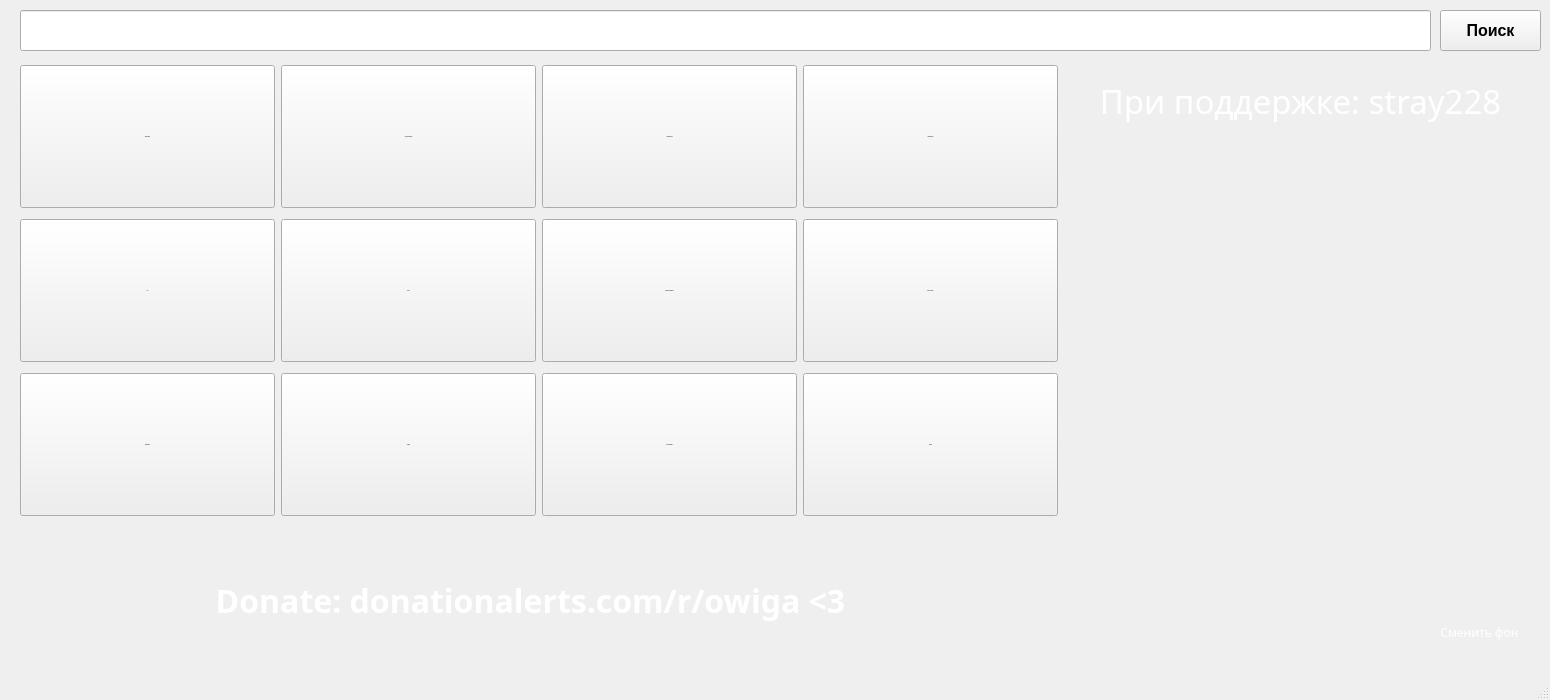
<?xml version="1.0" encoding="UTF-8"?>
<ui version="4.0">
 <class>MainWindow</class>
 <widget class="QMainWindow" name="MainWindow">
  <property name="geometry">
   <rect>
    <x>0</x>
    <y>0</y>
    <width>1550</width>
    <height>700</height>
   </rect>
  </property>
  <property name="minimumSize">
   <size>
    <width>1550</width>
    <height>700</height>
   </size>
  </property>
  <property name="windowTitle">
   <string>MainWindow</string>
  </property>
  <property name="styleSheet">
   <string notr="true">color: black;
</string>
  </property>
  <property name="animated">
   <bool>true</bool>
  </property>
  <widget class="QWidget" name="centralwidget">
   <widget class="QLineEdit" name="Search">
    <property name="geometry">
     <rect>
      <x>20</x>
      <y>10</y>
      <width>1411</width>
      <height>41</height>
     </rect>
    </property>
    <property name="font">
     <font>
      <family>Arial</family>
      <pointsize>15</pointsize>
     </font>
    </property>
   </widget>
   <widget class="QWidget" name="gridLayoutWidget">
    <property name="geometry">
     <rect>
      <x>20</x>
      <y>60</y>
      <width>1040</width>
      <height>461</height>
     </rect>
    </property>
    <layout class="QGridLayout" name="Layout">
     <property name="sizeConstraint">
      <enum>QLayout::SetDefaultConstraint</enum>
     </property>
     <item row="1" column="1">
      <widget class="QPushButton" name="Mars">
       <property name="enabled">
        <bool>true</bool>
       </property>
       <property name="sizePolicy">
        <sizepolicy hsizetype="Fixed" vsizetype="Fixed">
         <horstretch>255</horstretch>
         <verstretch>146</verstretch>
        </sizepolicy>
       </property>
       <property name="minimumSize">
        <size>
         <width>255</width>
         <height>143</height>
        </size>
       </property>
       <property name="font">
        <font>
         <pointsize>1</pointsize>
        </font>
       </property>
       <property name="cursor">
        <cursorShape>PointingHandCursor</cursorShape>
       </property>
       <property name="layoutDirection">
        <enum>Qt::LeftToRight</enum>
       </property>
       <property name="text">
        <string>Mars</string>
       </property>
       <attribute name="buttonGroup">
        <string notr="true">buttonGroup</string>
       </attribute>
      </widget>
     </item>
     <item row="1" column="3">
      <widget class="QPushButton" name="LegionCommander">
       <property name="enabled">
        <bool>true</bool>
       </property>
       <property name="sizePolicy">
        <sizepolicy hsizetype="Fixed" vsizetype="Fixed">
         <horstretch>255</horstretch>
         <verstretch>146</verstretch>
        </sizepolicy>
       </property>
       <property name="minimumSize">
        <size>
         <width>255</width>
         <height>143</height>
        </size>
       </property>
       <property name="font">
        <font>
         <pointsize>1</pointsize>
        </font>
       </property>
       <property name="cursor">
        <cursorShape>PointingHandCursor</cursorShape>
       </property>
       <property name="layoutDirection">
        <enum>Qt::LeftToRight</enum>
       </property>
       <property name="text">
        <string>LegionCommander</string>
       </property>
       <attribute name="buttonGroup">
        <string notr="true">buttonGroup</string>
       </attribute>
      </widget>
     </item>
     <item row="2" column="4">
      <widget class="QPushButton" name="Techies">
       <property name="enabled">
        <bool>true</bool>
       </property>
       <property name="sizePolicy">
        <sizepolicy hsizetype="Fixed" vsizetype="Fixed">
         <horstretch>255</horstretch>
         <verstretch>146</verstretch>
        </sizepolicy>
       </property>
       <property name="minimumSize">
        <size>
         <width>255</width>
         <height>143</height>
        </size>
       </property>
       <property name="font">
        <font>
         <pointsize>1</pointsize>
        </font>
       </property>
       <property name="cursor">
        <cursorShape>PointingHandCursor</cursorShape>
       </property>
       <property name="layoutDirection">
        <enum>Qt::LeftToRight</enum>
       </property>
       <property name="text">
        <string>Techies</string>
       </property>
       <attribute name="buttonGroup">
        <string notr="true">buttonGroup</string>
       </attribute>
      </widget>
     </item>
     <item row="0" column="4">
      <widget class="QPushButton" name="SpiritBreaker">
       <property name="sizePolicy">
        <sizepolicy hsizetype="Fixed" vsizetype="Fixed">
         <horstretch>255</horstretch>
         <verstretch>146</verstretch>
        </sizepolicy>
       </property>
       <property name="minimumSize">
        <size>
         <width>255</width>
         <height>143</height>
        </size>
       </property>
       <property name="font">
        <font>
         <pointsize>1</pointsize>
        </font>
       </property>
       <property name="cursor">
        <cursorShape>PointingHandCursor</cursorShape>
       </property>
       <property name="layoutDirection">
        <enum>Qt::LeftToRight</enum>
       </property>
       <property name="text">
        <string>SpiritBreaker</string>
       </property>
       <attribute name="buttonGroup">
        <string notr="true">buttonGroup</string>
       </attribute>
      </widget>
     </item>
     <item row="2" column="1">
      <widget class="QPushButton" name="Slardar">
       <property name="enabled">
        <bool>true</bool>
       </property>
       <property name="sizePolicy">
        <sizepolicy hsizetype="Fixed" vsizetype="Fixed">
         <horstretch>255</horstretch>
         <verstretch>146</verstretch>
        </sizepolicy>
       </property>
       <property name="minimumSize">
        <size>
         <width>255</width>
         <height>143</height>
        </size>
       </property>
       <property name="font">
        <font>
         <pointsize>1</pointsize>
        </font>
       </property>
       <property name="cursor">
        <cursorShape>PointingHandCursor</cursorShape>
       </property>
       <property name="layoutDirection">
        <enum>Qt::LeftToRight</enum>
       </property>
       <property name="text">
        <string>Slardar</string>
       </property>
       <attribute name="buttonGroup">
        <string notr="true">buttonGroup</string>
       </attribute>
      </widget>
     </item>
     <item row="2" column="3">
      <widget class="QPushButton" name="SkywrathMage">
       <property name="enabled">
        <bool>true</bool>
       </property>
       <property name="sizePolicy">
        <sizepolicy hsizetype="Fixed" vsizetype="Fixed">
         <horstretch>255</horstretch>
         <verstretch>146</verstretch>
        </sizepolicy>
       </property>
       <property name="minimumSize">
        <size>
         <width>255</width>
         <height>143</height>
        </size>
       </property>
       <property name="font">
        <font>
         <pointsize>1</pointsize>
        </font>
       </property>
       <property name="cursor">
        <cursorShape>PointingHandCursor</cursorShape>
       </property>
       <property name="layoutDirection">
        <enum>Qt::LeftToRight</enum>
       </property>
       <property name="text">
        <string>SkywrathMage</string>
       </property>
       <attribute name="buttonGroup">
        <string notr="true">buttonGroup</string>
       </attribute>
      </widget>
     </item>
     <item row="0" column="0">
      <widget class="QPushButton" name="DarkWillow">
       <property name="enabled">
        <bool>true</bool>
       </property>
       <property name="sizePolicy">
        <sizepolicy hsizetype="Fixed" vsizetype="Fixed">
         <horstretch>255</horstretch>
         <verstretch>146</verstretch>
        </sizepolicy>
       </property>
       <property name="minimumSize">
        <size>
         <width>255</width>
         <height>143</height>
        </size>
       </property>
       <property name="font">
        <font>
         <pointsize>1</pointsize>
        </font>
       </property>
       <property name="cursor">
        <cursorShape>PointingHandCursor</cursorShape>
       </property>
       <property name="layoutDirection">
        <enum>Qt::LeftToRight</enum>
       </property>
       <property name="text">
        <string>DarkWillow</string>
       </property>
       <attribute name="buttonGroup">
        <string notr="true">buttonGroup</string>
       </attribute>
      </widget>
     </item>
     <item row="1" column="4">
      <widget class="QPushButton" name="BountyHunter">
       <property name="enabled">
        <bool>true</bool>
       </property>
       <property name="sizePolicy">
        <sizepolicy hsizetype="Fixed" vsizetype="Fixed">
         <horstretch>255</horstretch>
         <verstretch>146</verstretch>
        </sizepolicy>
       </property>
       <property name="minimumSize">
        <size>
         <width>255</width>
         <height>143</height>
        </size>
       </property>
       <property name="font">
        <font>
         <pointsize>1</pointsize>
        </font>
       </property>
       <property name="cursor">
        <cursorShape>PointingHandCursor</cursorShape>
       </property>
       <property name="layoutDirection">
        <enum>Qt::LeftToRight</enum>
       </property>
       <property name="text">
        <string>BountyHunter</string>
       </property>
       <attribute name="buttonGroup">
        <string notr="true">buttonGroup</string>
       </attribute>
      </widget>
     </item>
     <item row="0" column="3">
      <widget class="QPushButton" name="VengefulSpirit">
       <property name="sizePolicy">
        <sizepolicy hsizetype="Fixed" vsizetype="Fixed">
         <horstretch>255</horstretch>
         <verstretch>146</verstretch>
        </sizepolicy>
       </property>
       <property name="minimumSize">
        <size>
         <width>255</width>
         <height>143</height>
        </size>
       </property>
       <property name="font">
        <font>
         <pointsize>1</pointsize>
         <kerning>true</kerning>
        </font>
       </property>
       <property name="cursor">
        <cursorShape>PointingHandCursor</cursorShape>
       </property>
       <property name="layoutDirection">
        <enum>Qt::LeftToRight</enum>
       </property>
       <property name="text">
        <string>VengefulSpirit</string>
       </property>
       <attribute name="buttonGroup">
        <string notr="true">buttonGroup</string>
       </attribute>
      </widget>
     </item>
     <item row="2" column="0">
      <widget class="QPushButton" name="Bristleback">
       <property name="enabled">
        <bool>true</bool>
       </property>
       <property name="sizePolicy">
        <sizepolicy hsizetype="Fixed" vsizetype="Fixed">
         <horstretch>255</horstretch>
         <verstretch>146</verstretch>
        </sizepolicy>
       </property>
       <property name="minimumSize">
        <size>
         <width>255</width>
         <height>143</height>
        </size>
       </property>
       <property name="font">
        <font>
         <pointsize>1</pointsize>
        </font>
       </property>
       <property name="cursor">
        <cursorShape>PointingHandCursor</cursorShape>
       </property>
       <property name="layoutDirection">
        <enum>Qt::LeftToRight</enum>
       </property>
       <property name="text">
        <string>Bristleback</string>
       </property>
       <attribute name="buttonGroup">
        <string notr="true">buttonGroup</string>
       </attribute>
      </widget>
     </item>
     <item row="0" column="1">
      <widget class="QPushButton" name="AncientApparition">
       <property name="sizePolicy">
        <sizepolicy hsizetype="Fixed" vsizetype="Fixed">
         <horstretch>255</horstretch>
         <verstretch>146</verstretch>
        </sizepolicy>
       </property>
       <property name="minimumSize">
        <size>
         <width>255</width>
         <height>143</height>
        </size>
       </property>
       <property name="font">
        <font>
         <pointsize>1</pointsize>
        </font>
       </property>
       <property name="cursor">
        <cursorShape>PointingHandCursor</cursorShape>
       </property>
       <property name="layoutDirection">
        <enum>Qt::LeftToRight</enum>
       </property>
       <property name="text">
        <string>AncientApparition</string>
       </property>
       <attribute name="buttonGroup">
        <string notr="true">buttonGroup</string>
       </attribute>
      </widget>
     </item>
     <item row="1" column="0">
      <widget class="QPushButton" name="Axe">
       <property name="enabled">
        <bool>true</bool>
       </property>
       <property name="sizePolicy">
        <sizepolicy hsizetype="Fixed" vsizetype="Fixed">
         <horstretch>255</horstretch>
         <verstretch>146</verstretch>
        </sizepolicy>
       </property>
       <property name="minimumSize">
        <size>
         <width>255</width>
         <height>143</height>
        </size>
       </property>
       <property name="font">
        <font>
         <pointsize>1</pointsize>
        </font>
       </property>
       <property name="cursor">
        <cursorShape>PointingHandCursor</cursorShape>
       </property>
       <property name="layoutDirection">
        <enum>Qt::LeftToRight</enum>
       </property>
       <property name="text">
        <string>Axe</string>
       </property>
       <attribute name="buttonGroup">
        <string notr="true">buttonGroup</string>
       </attribute>
      </widget>
     </item>
    </layout>
   </widget>
   <widget class="QPushButton" name="SearchButton">
    <property name="geometry">
     <rect>
      <x>1440</x>
      <y>10</y>
      <width>101</width>
      <height>41</height>
     </rect>
    </property>
    <property name="font">
     <font>
      <family>Arial</family>
      <pointsize>12</pointsize>
      <weight>75</weight>
      <bold>true</bold>
     </font>
    </property>
    <property name="cursor">
     <cursorShape>ArrowCursor</cursorShape>
    </property>
    <property name="text">
     <string>Поиск</string>
    </property>
   </widget>
   <widget class="QLabel" name="label">
    <property name="geometry">
     <rect>
      <x>1080</x>
      <y>140</y>
      <width>451</width>
      <height>381</height>
     </rect>
    </property>
    <property name="text">
     <string/>
    </property>
    <property name="pixmap">
     <pixmap resource="../data/tj/img.qrc">:/images/TeamJidkie.jpg</pixmap>
    </property>
    <property name="scaledContents">
     <bool>true</bool>
    </property>
   </widget>
   <widget class="QLabel" name="label_2">
    <property name="geometry">
     <rect>
      <x>1060</x>
      <y>70</y>
      <width>481</width>
      <height>61</height>
     </rect>
    </property>
    <property name="font">
     <font>
      <family>Arial Black</family>
      <pointsize>25</pointsize>
     </font>
    </property>
    <property name="styleSheet">
     <string notr="true">color:white;</string>
    </property>
    <property name="text">
     <string>При поддержке: stray228</string>
    </property>
    <property name="textFormat">
     <enum>Qt::PlainText</enum>
    </property>
    <property name="alignment">
     <set>Qt::AlignCenter</set>
    </property>
   </widget>
   <widget class="QLabel" name="label_3">
    <property name="geometry">
     <rect>
      <x>0</x>
      <y>530</y>
      <width>1061</width>
      <height>141</height>
     </rect>
    </property>
    <property name="font">
     <font>
      <family>Arial Black</family>
      <pointsize>24</pointsize>
      <weight>75</weight>
      <bold>true</bold>
     </font>
    </property>
    <property name="styleSheet">
     <string notr="true">color: white;
</string>
    </property>
    <property name="text">
     <string>Donate: donationalerts.com/r/owiga &lt;3</string>
    </property>
    <property name="alignment">
     <set>Qt::AlignCenter</set>
    </property>
   </widget>
   <widget class="QPushButton" name="BackGroundBtn">
    <property name="geometry">
     <rect>
      <x>1424</x>
      <y>612</y>
      <width>111</width>
      <height>41</height>
     </rect>
    </property>
    <property name="font">
     <font>
      <family>Arial Black</family>
     </font>
    </property>
    <property name="cursor">
     <cursorShape>PointingHandCursor</cursorShape>
    </property>
    <property name="styleSheet">
     <string notr="true">color: white;
border-radius: 15px;</string>
    </property>
    <property name="text">
     <string>Cменить фон</string>
    </property>
   </widget>
  </widget>
  <widget class="QMenuBar" name="menubar">
   <property name="geometry">
    <rect>
     <x>0</x>
     <y>0</y>
     <width>1550</width>
     <height>21</height>
    </rect>
   </property>
  </widget>
  <widget class="QStatusBar" name="statusbar"/>
 </widget>
 <resources>
  <include location="../data/tj/img.qrc"/>
 </resources>
 <connections/>
 <buttongroups>
  <buttongroup name="buttonGroup"/>
 </buttongroups>
</ui>
